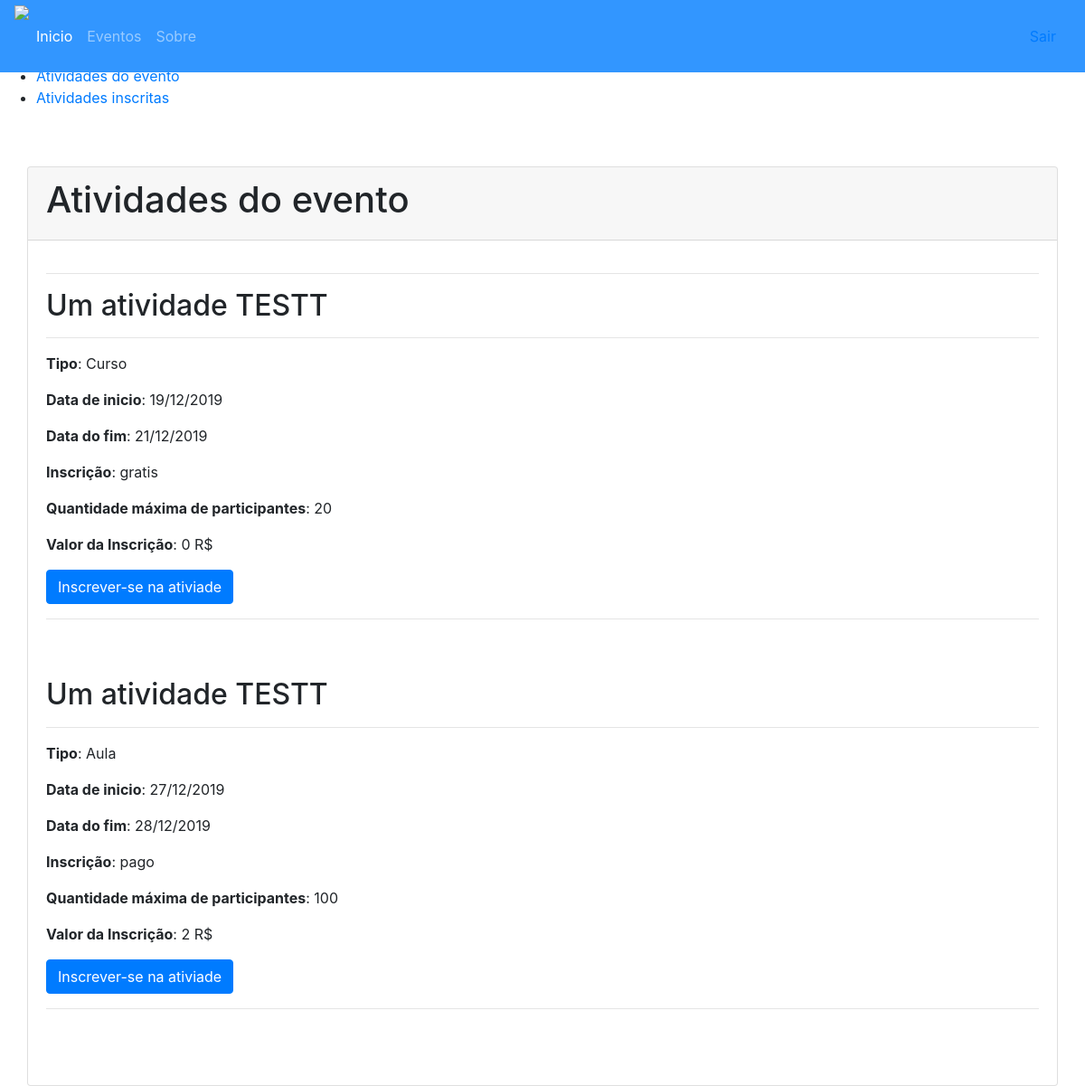
Page /usuario/eventosInscritos/evento/atividades/index.php?id=23 on the committed database.
### tables this page shows
CREATE TABLE `tb_atividade` (
  `id` int(11) NOT NULL,
  `id_evento` int(11) NOT NULL,
  `nome` varchar(50) NOT NULL,
  `qntd_part` int(11) NOT NULL,
  `inscricao` varchar(10) NOT NULL,
  `valor` float NOT NULL DEFAULT '0',
  `tipo` varchar(50) NOT NULL,
  `carga_hr` int(11) NOT NULL,
  `data_inicio` varchar(30) NOT NULL,
  `data_fim` varchar(30) NOT NULL,
  `data_cadastro` datetime NOT NULL DEFAULT CURRENT_TIMESTAMP
);

### usuario/eventosInscritos/evento/atividades/index.php (the view, shortened to what this page needs)
<?php
    try {
        $conexao = new Conexao();
        $queryAtt = '
            select * from tb_atividade where id_evento = :id_evento
        ';
        $stmtAtt = $conexao->prepare($queryAtt);
        $stmtAtt->bindValue(':id_evento', $_GET['id']);
        $stmtAtt->execute();
        $atividades = $stmtAtt->fetchAll(PDO::FETCH_OBJ);
    } catch (PDOException $e) {
        echo 'Erro: '.$e->getCode().' Mensagem: '.$e->getMessage();
    }
?>
<!DOCTYPE html>
<html>
<head>
    <link rel="stylesheet" href="../../../../_css/style_menu.css" />
    <link rel="stylesheet" href="https://stackpath.bootstrapcdn.com/bootstrap/4.3.1/css/bootstrap.min.css">
    <link rel="stylesheet" href="../../../../_css/style_gerenciamento_usuario.css">
    <link rel="stylesheet" href="../../../../_css/style_menu.css">
    <link rel="stylesheet" href="../../../../_ceu/style_evento_gerenciamento.css">
</head>
<body>
    <nav class="navbar navbar-expand-lg navbar-dark navbar-full fixed-top" style="background-color: rgb(50, 150, 255); height: 80px;">
        <div class="logo" style="height: 80px">
            <a href="#inicio";>
                <img src="../../../../_imagens/CEU_noname_pequeno.png" />
            </a>
        </div>
        <div class="collapse navbar-collapse menuTeste" id="navbarNav">
            <ul class="navbar-nav">
                <li class="nav-item active">
                    <a class="nav-link" href="#">Inicio <span class="sr-only">(current)</span></a>
                </li>
                <li class="nav-item">
                    <a class="nav-link" href="../../../../evento/">Eventos</a>
                </li>
                <li class="nav-item">
                    <a class="nav-link" href="#">Sobre</a>
                </li>
            </ul>
        </div>
        <aside class="nav-item">
            <a class="nav-link" href="../../../../service/logoff.php">Sair</a>
        </aside>
    </nav>
    <div class="sidebar-container">
        <div class="sidebar-logo">
        </div>
        <ul class="sidebar-navigation">
            <li>
                <a href="../../../">
                </a>
            </li>
            <li>
                <a href="../?id=<?= $_GET['id'] ?>">
                </a>
            </li>
            <li>
                <a href="">
                    <i class="fa fa-tachometer" aria-hidden="true"></i> Atividades do evento
                </a>
            </li>
            <li>
                <a href="../atividadesInscritas/?id=<?= $_GET['id'] ?>">
                    <i class="fa fa-tachometer" aria-hidden="true"></i> Atividades inscritas
                </a>
            </li>
        </ul>
    </div>
    <div class="content-container">
        <div class="container-fluid">
            <div class="container-fluid">
                <div class="card container-branco" style="margin-top: 4em">
                    <div class="card-header">
                        <h1>Atividades do evento</h1>
                    </div>
                    <div class="card-body">
                        <? if (!empty($atividades)) { ?>
                            <hr>
                            <? foreach($atividades as $att) { ?>
                                <h2 class="card-title"><?=$att->nome?></h2>
                                <hr>
                                <p class="card-text"><strong>Tipo</strong>: <?=$att->tipo?></p>
                                <p class="card-text"><strong>Data de inicio</strong>: <?=$att->data_inicio?></p>
                                <p class="card-text"><strong>Data do fim</strong>: <?=$att->data_fim?></p>
                                <p class="card-text"><strong>Inscrição</strong>: <?=$att->inscricao?></p>
                                <p class="card-text"><strong>Quantidade máxima de participantes</strong>: <?=$att->qntd_part?></p>
                                <p class="card-text"><strong>Valor da Inscrição</strong>: <?=$att->valor?> R$</p>
                                <a href="../../../../controller/InscricaoAtividadeController.php?acao=inserir&id=<?=$_GET['id']?>&id_atividade=<?=$att->id?>" class="btn btn-primary">Inscrever-se na ativiade</a><hr><br><br>
                            <?}?>
                        <? } else { ?>
                            <div class="bg-center">
                                <h4>Sem atividades cadastradas.</h4>
                            </div>
                        <? } ?>
                    </div>
                </div>
        </div>
    </div>
</body>
</html>

### rows in the picture
tb_atividade: nome "Um atividade TESTT", tipo "Curso", data_inicio "19/12/2019", data_fim "21/12/2019", inscricao "gratis", qntd_part "20", valor "0"
tb_atividade: nome "Um atividade TESTT", tipo "Aula", data_inicio "27/12/2019", data_fim "28/12/2019", inscricao "pago", qntd_part "100", valor "2"
